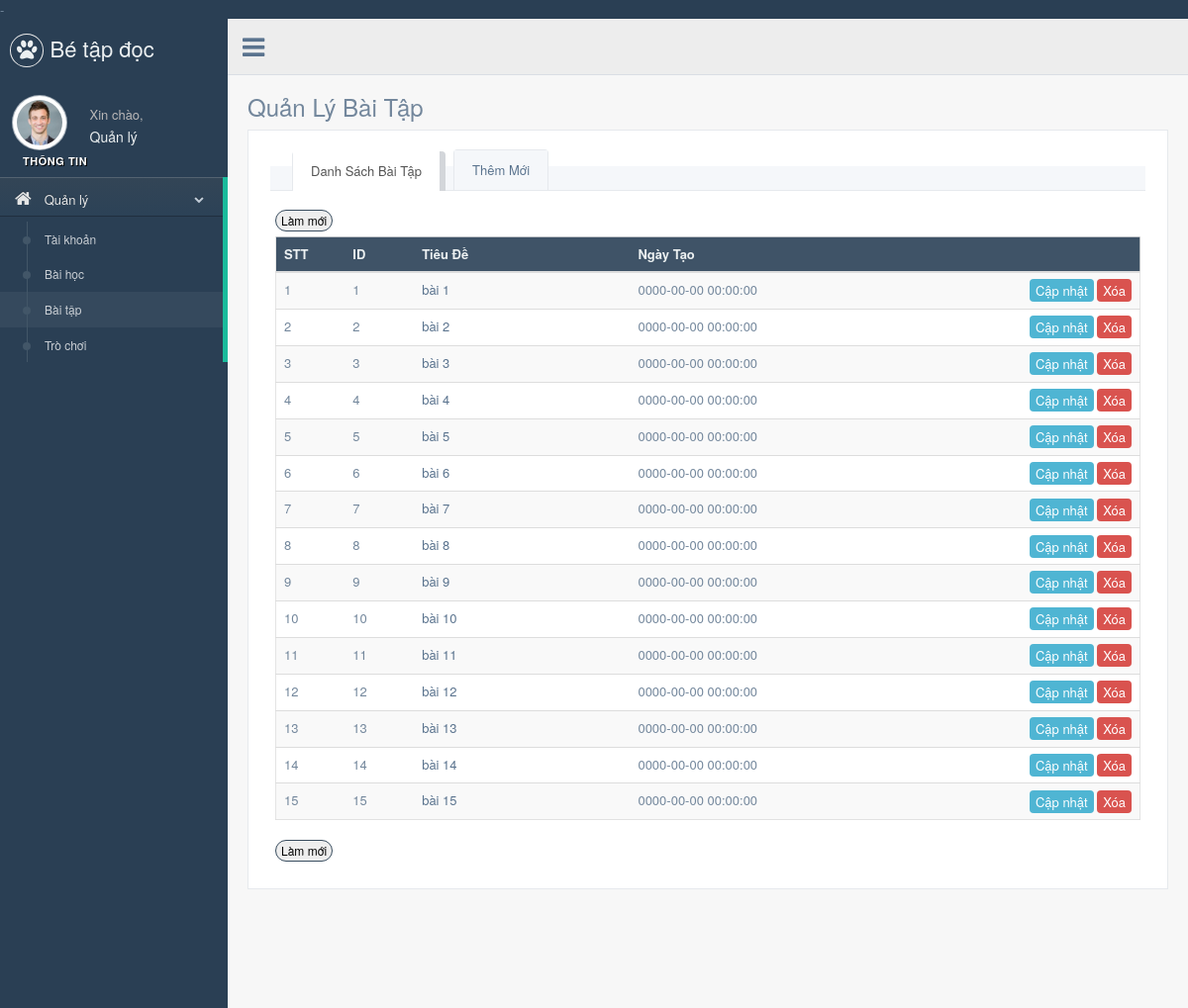
The app's page /Source-code/admin/quanly_baitap.php, older data.
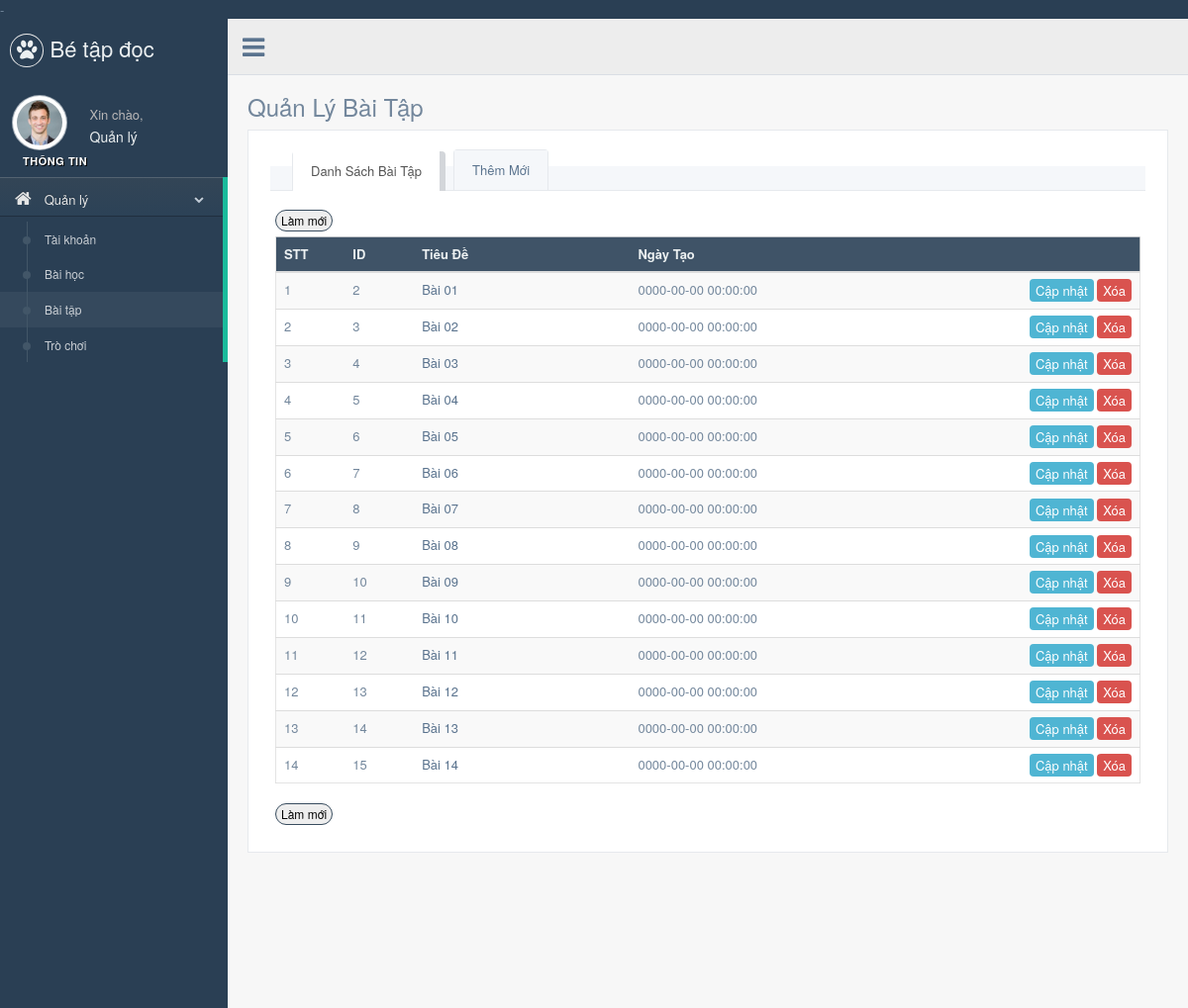
The same page, newer data.
### tables this page shows
CREATE TABLE IF NOT EXISTS `baitap` (
  `bt_ID` int(11) NOT NULL AUTO_INCREMENT,
  `bt_TieuDe` varchar(150) DEFAULT NULL,
  `bt_NgayTao` datetime DEFAULT NULL,
  PRIMARY KEY (`bt_ID`)
);

### Source-code/dataconfig/dataprovider.php (called while the page is built, shortened)
<?php
class DataProvider
{
  public static function GetRows($sql)
  {
	$connection = mysqli_connect(HOSTNAME,USERNAME,PASSWORD,DATABASE) or
      	die ("couldn't connect to localhost");
    mysqli_query($connection,"set names 'utf8'");
    $returnresult = null;
    $result = mysqli_query($connection,$sql);
	$i = 0;
	while ($row = mysqli_fetch_array($result))
	{
		$returnresult[$i++] = $row;
	}
    return $returnresult;
	}
}
?>

### Source-code/admin/include/inc-quanly-baitap.php (the view, shortened to what this page needs)
<?php
	include_once '../dataconfig/dataprovider.php';
?>
                    <div class="row">
                        <div class="col-md-12 col-sm-12 col-xs-12">
                            <div class="x_panel">
					<div class="x_content">
                        <div class="" role="tabpanel" data-example-id="togglable-tabs">
							<ul id="myTab1" class="nav nav-tabs bar_tabs" role="tablist">
								<li role="presentation" class="active"><a href="#tab_content1" id="home-tabb" role="tab" data-toggle="tab" aria-controls="home" aria-expanded="true">Danh Sách Bài Tập</a>
                                </li>
                                <li role="presentation" class=""><a href="#tab_content2" role="tab" id="profile-tabb" data-toggle="tab" aria-controls="profile" aria-expanded="false">Thêm Mới</a>
								</li>
							</ul>
							<div id="myTabContent1" class="tab-content">
								<div role="tabpanel" class="tab-pane fade active in" id="tab_content1" aria-labelledby="home-tab">
									<div class="x_content">
										<button onclick="refresher()" class="btn btn-round btnx-green btn-xs">Làm mới</button>
										<table id="example" class="table table-striped responsive-utilities jambo_table">
											<thead>
												<tr class="headings">
													<th style="width: 8%;">STT </th>
													<th style="width: 8%;">ID </th>
													<th style="width: 25%;">Tiêu Đề </th>
													<th>Ngày Tạo</th>
													<th style=""></th>
												</tr>
											</thead>
											<tbody>
											<?php
											$i = 0;
											$sql = "SELECT bt_ID, bt_TieuDe, bt_NgayTao FROM baitap";
											$result = DataProvider::GetRows($sql);
											if($result != null)
											{
												foreach ($result as $value)
												{
													$i++;
												?>
												<tr class="<?php echo $i % 2 ==0 ? 'even pointer' : 'odd pointer'; ?>">
													<td class=" "><?php echo $i; ?></td>
													<td class=" "><?php echo $value['bt_ID']; ?></td>
													<td class=" ">
														<a href="quanly_cauhoi.php?id=<?php echo $value['bt_ID']; ?>&td=<?php echo $value['bt_TieuDe']; ?>">
															<?php echo $value['bt_TieuDe']; ?>
														</a>
													</td>
													<td class=" "><?php echo $value['bt_NgayTao']; ?></td>
													<td align="right">
														<a  href="#tab_content3" role="tab" id="profile-tabb2" data-toggle="tab" aria-controls="profile" aria-expanded="false" onclick="edit('<?php echo $value['bt_ID'];?>','<?php echo $value['bt_TieuDe'];?>','<?php echo $value['bt_NgayTao'];?>')" class=" btnx btnx-tear"> Cập nhật</a>
														<a  href="process/xuly_baitap_get.php?mode=3&id=<?php echo $value['bt_ID'];?>" class="btnx btnx-red" > Xóa</a>
													</td>
												</tr>
											<?php
												}
											}
											?>
											</tbody>
										</table>
										<button onclick="refresher()" class="btn btn-round btnx-green btn-xs">Làm mới</button>
									</div>
								</div>
								</div>
							</div>
						</div>
					</div>
                            </div>
                        </div>
                        <br />
                        <br />
                        <br />
                    </div>

Row changes from the older to the newer data that the page shows:
removed baitap: bt_ID "1", bt_TieuDe "bài 1", bt_NgayTao "0000-00-00 00:00:00"
changed baitap id 2: bt_TieuDe "bài 2" → "Bài 01"
changed baitap id 3: bt_TieuDe "bài 3" → "Bài 02"
changed baitap id 4: bt_TieuDe "bài 4" → "Bài 03"
changed baitap id 5: bt_TieuDe "bài 5" → "Bài 04"
changed baitap id 6: bt_TieuDe "bài 6" → "Bài 05"
changed baitap id 7: bt_TieuDe "bài 7" → "Bài 06"
changed baitap id 8: bt_TieuDe "bài 8" → "Bài 07"
changed baitap id 9: bt_TieuDe "bài 9" → "Bài 08"
changed baitap id 10: bt_TieuDe "bài 10" → "Bài 09"
changed baitap id 11: bt_TieuDe "bài 11" → "Bài 10"
changed baitap id 12: bt_TieuDe "bài 12" → "Bài 11"
changed baitap id 13: bt_TieuDe "bài 13" → "Bài 12"
changed baitap id 14: bt_TieuDe "bài 14" → "Bài 13"
changed baitap id 15: bt_TieuDe "bài 15" → "Bài 14"
